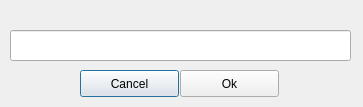
<?xml version="1.0" encoding="UTF-8"?>
<ui version="4.0">
 <class>enterName</class>
 <widget class="QDialog" name="enterName">
  <property name="geometry">
   <rect>
    <x>0</x>
    <y>0</y>
    <width>363</width>
    <height>107</height>
   </rect>
  </property>
  <property name="windowTitle">
   <string>Dialog</string>
  </property>
  <widget class="QLineEdit" name="lineEdit">
   <property name="geometry">
    <rect>
     <x>10</x>
     <y>30</y>
     <width>341</width>
     <height>31</height>
    </rect>
   </property>
  </widget>
  <widget class="QPushButton" name="Cancel">
   <property name="geometry">
    <rect>
     <x>80</x>
     <y>70</y>
     <width>99</width>
     <height>27</height>
    </rect>
   </property>
   <property name="text">
    <string>Cancel</string>
   </property>
  </widget>
  <widget class="QPushButton" name="Ok">
   <property name="geometry">
    <rect>
     <x>180</x>
     <y>70</y>
     <width>99</width>
     <height>27</height>
    </rect>
   </property>
   <property name="text">
    <string>Ok</string>
   </property>
  </widget>
 </widget>
 <resources/>
 <connections/>
</ui>
